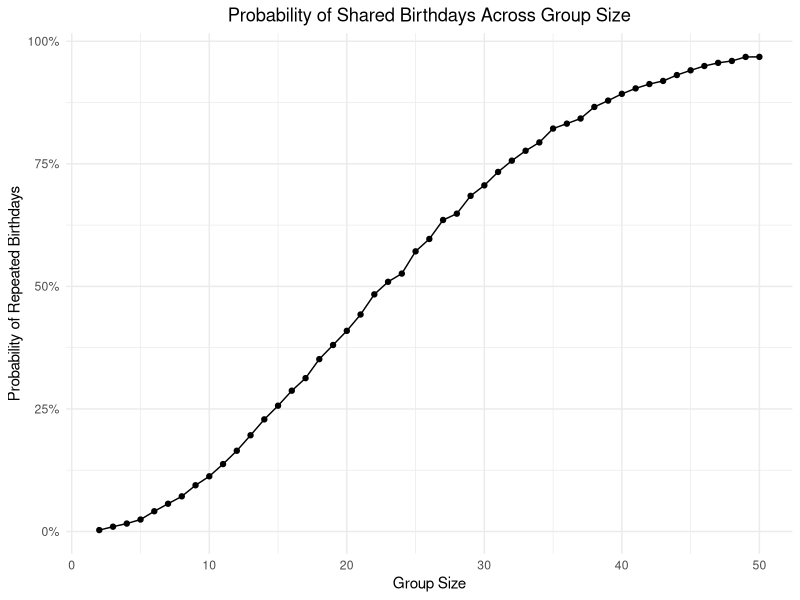

Here is the R script that generated this plot: (Note: a time limit stopped this script after it produced the figure.)
## ---- chunk 1
# load the tidyverse library
library(tidyverse)
## ---- chunk 2
knitr::opts_chunk$set(
  fig.width = 6,
  fig.asp = .6,
  out.width = "90%"
)

theme_set(
  theme_minimal() + 
    theme(legend.position = "bottom",
          plot.title = element_text(hjust = 0.5))
)

options(
  ggplot2.continuous.colour = "viridis",
  ggplot2.continuous.fill = "viridis"
)

scale_colour_discrete = scale_colour_viridis_d
scale_fill_discrete = scale_fill_viridis_d
## ---- chunk 3
# the function takes group size 'n_room' as a parameter
bday_sim = function(n_room) {
  # randomly draw n_room samples from the range 1-365, with replacement
  birthdays = sample(1:365, n_room, replace = TRUE)
  # if the length of unique birthdays is less than the group size, then there are repeated birthdays
  repeated_bday = length(unique(birthdays)) < n_room
  # return TRUE or FALSE
  repeated_bday
}
## ---- chunk 4
# use expand_grid() to create a dataframe for group size ranged 2-50, each has 10000 times iteration
# use map() to call bday_sim() fuction with each group size for 10000 times
# use mutate() to store the result from map()
# group by group size
# create a summarize dataframe to show the mean probability of having repeated birthdays for each group size
bday_sim_results = 
  expand_grid(
    group_sz = 2:50,
    iter = 1:10000
  ) |> 
  mutate(
    result = map_lgl(group_sz, bday_sim)
  ) |> 
  group_by(group_sz) |> 
  summarize(
    prob_repeat = mean(result)
  )

# make a dot point, with x-axis being group size, y-axis being the probability of having repeated birthday
bday_sim_results |> 
  ggplot(aes(x = group_sz, y = prob_repeat)) +
  geom_point() +
  geom_line() +
  labs(
    title = "Probability of Shared Birthdays Across Group Size", 
    x = "Group Size", 
    y = "Probability of Repeated Birthdays") +
  scale_y_continuous(
    labels = scales::label_percent(scale = 100))
## ---- chunk 5
# create a function to generate a dataset of a normal model with fixed n and sigma
norm_fixed = function(mu, sigma = 5, n = 30) {
  x = rnorm(n = n, mean = mu, sd = sigma)
  x
}
## ---- chunk 6
# create a function to generate the t test output with H_null: mu = 0 using alpha = 0.05
t_test_fixed = function(dataset, h0_mu = 0, alpha = 0.05) {
  t_result = 
    t.test(x = dataset, mu = h0_mu, conf.level = 1 - alpha) |> 
    broom::tidy()
  t_result
}
## ---- chunk 7
# use expand_grid() to create a dataframe for mu = 0 with 5000 times iteration
# use map() to call norm_fixed() fuction with mu = 0
# use map() to call t_test_fixed() fuction with dataset = dataset_vec
# use mutate() to store the result from map()
# unnest the t test result from t_test_fixed() fuction
# keep mu, iteration number, mu_hat, and p_value from the test
datasets_sim_df_0 = 
  expand_grid(
    mu = 0,
    iter = 1:5000
  ) |> 
  mutate(
    dataset_vec = map(mu, norm_fixed),
    t_result = map(dataset_vec, t_test_fixed)
  ) |> 
  unnest(t_result) |> 
  select(mu, iter, mu_hat = estimate, p_value = p.value)
## ---- chunk 8
# use expand_grid() to create a dataframe for mu = {0,1,2,3,4,5,6} with 5000 times iteration
# repeat the above steps
datasets_sim_df = 
  expand_grid(
    mu = 0:6,
    iter = 1:5000
  ) |> 
  mutate(
    dataset_vec = map(mu, norm_fixed),
    t_result = map(dataset_vec, t_test_fixed)
  ) |> 
  unnest(t_result) |> 
  select(mu, iter, mu_hat = estimate, p_value = p.value)
## ---- chunk 9
# define the variable 'reject': reject null if p value < alpha (=0.05)
# group by true value of mu
# get the proportion of rejecting null
# make a dot plot with line, with x-axis being true value of mu, y-axis being the proportion of times the null was rejected
datasets_sim_df |> 
  mutate(
    reject = p_value < 0.05
  ) |> 
  group_by(mu) |> 
  summarize(
    reject_prop = mean(reject)
  ) |> 
  ggplot(aes(x = mu, y = reject_prop)) +
  geom_point() +
  geom_line() +
  labs(
    title = expression("Power of the Test Across True Values of " * mu),
    x = expression(mu),
    y = "Power (Null Rejection Proportion)") +
  scale_x_continuous(
    breaks = seq(0, 6, 1)) +
  scale_y_continuous(
    labels = scales::label_percent(scale = 100))
## ---- chunk 10
# define the variable 'reject': reject null if p value < alpha (=0.05)
# group by true value of mu
# get the mean of mu_hat for all datasets and for datasets that reject null
# make two dot plots with line, with x-axis being true value of mu, y-axis being mu_hat
datasets_sim_df |> 
  mutate(
    reject = p_value < 0.05
  ) |>
  group_by(mu) |> 
  summarize(
    mu_hat_mean = mean(mu_hat),
    mu_hat_rejected_mean = mean(mu_hat[reject])
  ) |> 
  ggplot(aes(x = mu)) +
  geom_point(aes(y = mu_hat_mean, color = "All Datasets")) +
  geom_line(aes(y = mu_hat_mean, color = "All Datasets")) +
  geom_point(aes(y = mu_hat_rejected_mean, color = "Null Rejected Datasets")) +
  geom_line(aes(y = mu_hat_rejected_mean, color = "Null Rejected Datasets")) +
  labs(
    title = expression("Average Estimate of " * hat(mu) * " Across True Values of " * mu),
    x = expression(mu),
    y = expression(hat(mu)),
    color = "Dataset Included") +
  scale_x_continuous(
    breaks = seq(0, 6, 1)) +
  scale_y_continuous(
    breaks = seq(0, 6, 1)) +
  theme(
    axis.title.y = element_text(angle = 0, vjust = 0.5)
  )
